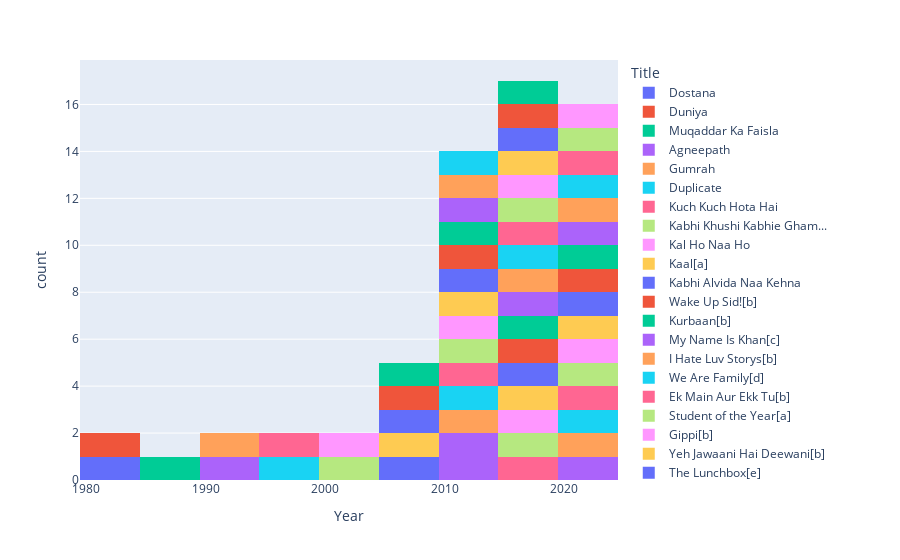

Source (notebook cell):
### Code cell
fig1 = px.histogram(dharma_data, x = 'Year', color = 'Title')
fig1.show()

### Figure 1 — Plotly figure (JSON) as saved in the notebook; plotly's stock layout.template omitted (floating-point values rounded to 4 significant figures)
{"data": [{"alignmentgroup": "True", "bingroup": "x", "hovertemplate": "Title=Dostana<br>Year=%{x}<br>count=%{y}<extra></extra>", "legendgroup": "Dostana", "marker": {"color": "#636efa", "pattern": {"shape": ""}}, "name": "Dostana", "offsetgroup": "Dostana", "orientation": "v", "showlegend": true, "type": "histogram", "x": [1980, 2008], "xaxis": "x", "yaxis": "y"}, {"alignmentgroup": "True", "bingroup": "x", "hovertemplate": "Title=Duniya<br>Year=%{x}<br>count=%{y}<extra></extra>", "legendgroup": "Duniya", "marker": {"color": "#EF553B", "pattern": {"shape": ""}}, "name": "Duniya", "offsetgroup": "Duniya", "orientation": "v", "showlegend": true, "type": "histogram", "x": [1984], "xaxis": "x", "yaxis": "y"}, {"alignmentgroup": "True", "bingroup": "x", "hovertemplate": "Title=Muqaddar Ka Faisla<br>Year=%{x}<br>count=%{y}<extra></extra>", "legendgroup": "Muqaddar Ka Faisla", "marker": {"color": "#00cc96", "pattern": {"shape": ""}}, "name": "Muqaddar Ka Faisla", "offsetgroup": "Muqaddar Ka Faisla", "orientation": "v", "showlegend": true, "type": "histogram", "x": [1987], "xaxis": "x", "yaxis": "y"}, {"alignmentgroup": "True", "bingroup": "x", "hovertemplate": "Title=Agneepath<br>Year=%{x}<br>count=%{y}<extra></extra>", "legendgroup": "Agneepath", "marker": {"color": "#ab63fa", "pattern": {"shape": ""}}, "name": "Agneepath", "offsetgroup": "Agneepath", "orientation": "v", "showlegend": true, "type": "histogram", "x": [1990, 2012], "xaxis": "x", "yaxis": "y"}, {"alignmentgroup": "True", "bingroup": "x", "hovertemplate": "Title=Gumrah<br>Year=%{x}<br>count=%{y}<extra></extra>", "legendgroup": "Gumrah", "marker": {"color": "#FFA15A", "pattern": {"shape": ""}}, "name": "Gumrah", "offsetgroup": "Gumrah", "orientation": "v", "showlegend": true, "type": "histogram", "x": [1993], "xaxis": "x", "yaxis": "y"}, {"alignmentgroup": "True", "bingroup": "x", "hovertemplate": "Title=Duplicate<br>Year=%{x}<br>count=%{y}<extra></extra>", "legendgroup": "Duplicate", "marker": {"color": "#19d3f3", "pattern": {"shape": ""}}, "name": "Duplicate", "offsetgroup": "Duplicate", "orientation": "v", "showlegend": true, "type": "histogram", "x": [1998], "xaxis": "x", "yaxis": "y"}, {"alignmentgroup": "True", "bingroup": "x", "hovertemplate": "Title=Kuch Kuch Hota Hai<br>Year=%{x}<br>count=%{y}<extra></extra>", "legendgroup": "Kuch Kuch Hota Hai", "marker": {"color": "#FF6692", "pattern": {"shape": ""}}, "name": "Kuch Kuch Hota Hai", "offsetgroup": "Kuch Kuch Hota Hai", "orientation": "v", "showlegend": true, "type": "histogram", "x": [1998], "xaxis": "x", "yaxis": "y"}, {"alignmentgroup": "True", "bingroup": "x", "hovertemplate": "Title=Kabhi Khushi Kabhie Gham...<br>Year=%{x}<br>count=%{y}<extra></extra>", "legendgroup": "Kabhi Khushi Kabhie Gham...", "marker": {"color": "#B6E880", "pattern": {"shape": ""}}, "name": "Kabhi Khushi Kabhie Gham...", "offsetgroup": "Kabhi Khushi Kabhie Gham...", "orientation": "v", "showlegend": true, "type": "histogram", "x": [2001], "xaxis": "x", "yaxis": "y"}, {"alignmentgroup": "True", "bingroup": "x", "hovertemplate": "Title=Kal Ho Naa Ho<br>Year=%{x}<br>count=%{y}<extra></extra>", "legendgroup": "Kal Ho Naa Ho", "marker": {"color": "#FF97FF", "pattern": {"shape": ""}}, "name": "Kal Ho Naa Ho", "offsetgroup": "Kal Ho Naa Ho", "orientation": "v", "showlegend": true, "type": "histogram", "x": [2003], "xaxis": "x", "yaxis": "y"}, {"alignmentgroup": "True", "bingroup": "x", "hovertemplate": "Title=Kaal[a]<br>Year=%{x}<br>count=%{y}<extra></extra>", "legendgroup": "Kaal[a]", "marker": {"color": "#FECB52", "pattern": {"shape": ""}}, "name": "Kaal[a]", "offsetgroup": "Kaal[a]", "orientation": "v", "showlegend": true, "type": "histogram", "x": [2005], "xaxis": "x", "yaxis": "y"}, {"alignmentgroup": "True", "bingroup": "x", "hovertemplate": "Title=Kabhi Alvida Naa Kehna<br>Year=%{x}<br>count=%{y}<extra></extra>", "legendgroup": "Kabhi Alvida Naa Kehna", "marker": {"color": "#636efa", "pattern": {"shape": ""}}, "name": "Kabhi Alvida Naa Kehna", "offsetgroup": "Kabhi Alvida Naa Kehna", "orientation": "v", "showlegend": true, "type": "histogram", "x": [2006], "xaxis": "x", "yaxis": "y"}, {"alignmentgroup": "True", "bingroup": "x", "hovertemplate": "Title=Wake Up Sid![b]<br>Year=%{x}<br>count=%{y}<extra></extra>", "legendgroup": "Wake Up Sid![b]", "marker": {"color": "#EF553B", "pattern": {"shape": ""}}, "name": "Wake Up Sid![b]", "offsetgroup": "Wake Up Sid![b]", "orientation": "v", "showlegend": true, "type": "histogram", "x": [2009], "xaxis": "x", "yaxis": "y"}, {"alignmentgroup": "True", "bingroup": "x", "hovertemplate": "Title=Kurbaan[b]<br>Year=%{x}<br>count=%{y}<extra></extra>", "legendgroup": "Kurbaan[b]", "marker": {"color": "#00cc96", "pattern": {"shape": ""}}, "name": "Kurbaan[b]", "offsetgroup": "Kurbaan[b]", "orientation": "v", "showlegend": true, "type": "histogram", "x": [2009], "xaxis": "x", "yaxis": "y"}, {"alignmentgroup": "True", "bingroup": "x", "hovertemplate": "Title=My Name Is Khan[c]<br>Year=%{x}<br>count=%{y}<extra></extra>", "legendgroup": "My Name Is Khan[c]", "marker": {"color": "#ab63fa", "pattern": {"shape": ""}}, "name": "My Name Is Khan[c]", "offsetgroup": "My Name Is Khan[c]", "orientation": "v", "showlegend": true, "type": "histogram", "x": [2010], "xaxis": "x", "yaxis": "y"}, {"alignmentgroup": "True", "bingroup": "x", "hovertemplate": "Title=I Hate Luv Storys[b]<br>Year=%{x}<br>count=%{y}<extra></extra>", "legendgroup": "I Hate Luv Storys[b]", "marker": {"color": "#FFA15A", "pattern": {"shape": ""}}, "name": "I Hate Luv Storys[b]", "offsetgroup": "I Hate Luv Storys[b]", "orientation": "v", "showlegend": true, "type": "histogram", "x": [2010], "xaxis": "x", "yaxis": "y"}, {"alignmentgroup": "True", "bingroup": "x", "hovertemplate": "Title=We Are Family[d]<br>Year=%{x}<br>count=%{y}<extra></extra>", "legendgroup": "We Are Family[d]", "marker": {"color": "#19d3f3", "pattern": {"shape": ""}}, "name": "We Are Family[d]", "offsetgroup": "We Are Family[d]", "orientation": "v", "showlegend": true, "type": "histogram", "x": [2010], "xaxis": "x", "yaxis": "y"}, {"alignmentgroup": "True", "bingroup": "x", "hovertemplate": "Title=Ek Main Aur Ekk Tu[b]<br>Year=%{x}<br>count=%{y}<extra></extra>", "legendgroup": "Ek Main Aur Ekk Tu[b]", "marker": {"color": "#FF6692", "pattern": {"shape": ""}}, "name": "Ek Main Aur Ekk Tu[b]", "offsetgroup": "Ek Main Aur Ekk Tu[b]", "orientation": "v", "showlegend": true, "type": "histogram", "x": [2012], "xaxis": "x", "yaxis": "y"}, {"alignmentgroup": "True", "bingroup": "x", "hovertemplate": "Title=Student of the Year[a]<br>Year=%{x}<br>count=%{y}<extra></extra>", "legendgroup": "Student of the Year[a]", "marker": {"color": "#B6E880", "pattern": {"shape": ""}}, "name": "Student of the Year[a]", "offsetgroup": "Student of the Year[a]", "orientation": "v", "showlegend": true, "type": "histogram", "x": [2012], "xaxis": "x", "yaxis": "y"}, {"alignmentgroup": "True", "bingroup": "x", "hovertemplate": "Title=Gippi[b]<br>Year=%{x}<br>count=%{y}<extra></extra>", "legendgroup": "Gippi[b]", "marker": {"color": "#FF97FF", "pattern": {"shape": ""}}, "name": "Gippi[b]", "offsetgroup": "Gippi[b]", "orientation": "v", "showlegend": true, "type": "histogram", "x": [2013], "xaxis": "x", "yaxis": "y"}, {"alignmentgroup": "True", "bingroup": "x", "hovertemplate": "Title=Yeh Jawaani Hai Deewani[b]<br>Year=%{x}<br>count=%{y}<extra></extra>", "legendgroup": "Yeh Jawaani Hai Deewani[b]", "marker": {"color": "#FECB52", "pattern": {"shape": ""}}, "name": "Yeh Jawaani Hai Deewani[b]", "offsetgroup": "Yeh Jawaani Hai Deewani[b]", "orientation": "v", "showlegend": true, "type": "histogram", "x": [2013], "xaxis": "x", "yaxis": "y"}, {"alignmentgroup": "True", "bingroup": "x", "hovertemplate": "Title=The Lunchbox[e]<br>Year=%{x}<br>count=%{y}<extra></extra>", "legendgroup": "The Lunchbox[e]", "marker": {"color": "#636efa", "pattern": {"shape": ""}}, "name": "The Lunchbox[e]", "offsetgroup": "The Lunchbox[e]", "orientation": "v", "showlegend": true, "type": "histogram", "x": [2013], "xaxis": "x", "yaxis": "y"}, {"alignmentgroup": "True", "bingroup": "x", "hovertemplate": "Title=Gori Tere Pyaar Mein<br>Year=%{x}<br>count=%{y}<extra></extra>", "legendgroup": "Gori Tere Pyaar Mein", "marker": {"color": "#EF553B", "pattern": {"shape": ""}}, "name": "Gori Tere Pyaar Mein", "offsetgroup": "Gori Tere Pyaar Mein", "orientation": "v", "showlegend": true, "type": "histogram", "x": [2013], "xaxis": "x", "yaxis": "y"}, {"alignmentgroup": "True", "bingroup": "x", "hovertemplate": "Title=Hasee Toh Phasee[f]<br>Year=%{x}<br>count=%{y}<extra></extra>", "legendgroup": "Hasee Toh Phasee[f]", "marker": {"color": "#00cc96", "pattern": {"shape": ""}}, "name": "Hasee Toh Phasee[f]", "offsetgroup": "Hasee Toh Phasee[f]", "orientation": "v", "showlegend": true, "type": "histogram", "x": [2014], "xaxis": "x", "yaxis": "y"}, {"alignmentgroup": "True", "bingroup": "x", "hovertemplate": "Title=2 States[g]<br>Year=%{x}<br>count=%{y}<extra></extra>", "legendgroup": "2 States[g]", "marker": {"color": "#ab63fa", "pattern": {"shape": ""}}, "name": "2 States[g]", "offsetgroup": "2 States[g]", "orientation": "v", "showlegend": true, "type": "histogram", "x": [2014], "xaxis": "x", "yaxis": "y"}, {"alignmentgroup": "True", "bingroup": "x", "hovertemplate": "Title=Humpty Sharma Ki Dulhania<br>Year=%{x}<br>count=%{y}<extra></extra>", "legendgroup": "Humpty Sharma Ki Dulhania", "marker": {"color": "#FFA15A", "pattern": {"shape": ""}}, "name": "Humpty Sharma Ki Dulhania", "offsetgroup": "Humpty Sharma Ki Dulhania", "orientation": "v", "showlegend": true, "type": "histogram", "x": [2014], "xaxis": "x", "yaxis": "y"}, {"alignmentgroup": "True", "bingroup": "x", "hovertemplate": "Title=Ungli<br>Year=%{x}<br>count=%{y}<extra></extra>", "legendgroup": "Ungli", "marker": {"color": "#19d3f3", "pattern": {"shape": ""}}, "name": "Ungli", "offsetgroup": "Ungli", "orientation": "v", "showlegend": true, "type": "histogram", "x": [2014], "xaxis": "x", "yaxis": "y"}, {"alignmentgroup": "True", "bingroup": "x", "hovertemplate": "Title=Brothers[h]<br>Year=%{x}<br>count=%{y}<extra></extra>", "legendgroup": "Brothers[h]", "marker": {"color": "#FF6692", "pattern": {"shape": ""}}, "name": "Brothers[h]", "offsetgroup": "Brothers[h]", "orientation": "v", "showlegend": true, "type": "histogram", "x": [2015], "xaxis": "x", "yaxis": "y"}, {"alignmentgroup": "True", "bingroup": "x", "hovertemplate": "Title=Shaandaar[f]<br>Year=%{x}<br>count=%{y}<extra></extra>", "legendgroup": "Shaandaar[f]", "marker": {"color": "#B6E880", "pattern": {"shape": ""}}, "name": "Shaandaar[f]", "offsetgroup": "Shaandaar[f]", "orientation": "v", "showlegend": true, "type": "histogram", "x": [2015], "xaxis": "x", "yaxis": "y"}, {"alignmentgroup": "True", "bingroup": "x", "hovertemplate": "Title=Kapoor & Sons[i]<br>Year=%{x}<br>count=%{y}<extra></extra>", "legendgroup": "Kapoor & Sons[i]", "marker": {"color": "#FF97FF", "pattern": {"shape": ""}}, "name": "Kapoor & Sons[i]", "offsetgroup": "Kapoor & Sons[i]", "orientation": "v", "showlegend": true, "type": "histogram", "x": [2016], "xaxis": "x", "yaxis": "y"}, {"alignmentgroup": "True", "bingroup": "x", "hovertemplate": "Title=Baar Baar Dekho[j]<br>Year=%{x}<br>count=%{y}<extra></extra>", "legendgroup": "Baar Baar Dekho[j]", "marker": {"color": "#FECB52", "pattern": {"shape": ""}}, "name": "Baar Baar Dekho[j]", "offsetgroup": "Baar Baar Dekho[j]", "orientation": "v", "showlegend": true, "type": "histogram", "x": [2016], "xaxis": "x", "yaxis": "y"}, {"alignmentgroup": "True", "bingroup": "x", "hovertemplate": "Title=Ae Dil Hai Mushkil[i]<br>Year=%{x}<br>count=%{y}<extra></extra>", "legendgroup": "Ae Dil Hai Mushkil[i]", "marker": {"color": "#636efa", "pattern": {"shape": ""}}, "name": "Ae Dil Hai Mushkil[i]", "offsetgroup": "Ae Dil Hai Mushkil[i]", "orientation": "v", "showlegend": true, "type": "histogram", "x": [2016], "xaxis": "x", "yaxis": "y"}, {"alignmentgroup": "True", "bingroup": "x", "hovertemplate": "Title=Dear Zindagi[k]<br>Year=%{x}<br>count=%{y}<extra></extra>", "legendgroup": "Dear Zindagi[k]", "marker": {"color": "#EF553B", "pattern": {"shape": ""}}, "name": "Dear Zindagi[k]", "offsetgroup": "Dear Zindagi[k]", "orientation": "v", "showlegend": true, "type": "histogram", "x": [2016], "xaxis": "x", "yaxis": "y"}, {"alignmentgroup": "True", "bingroup": "x", "hovertemplate": "Title=Ok Jaanu[l]<br>Year=%{x}<br>count=%{y}<extra></extra>", "legendgroup": "Ok Jaanu[l]", "marker": {"color": "#00cc96", "pattern": {"shape": ""}}, "name": "Ok Jaanu[l]", "offsetgroup": "Ok Jaanu[l]", "orientation": "v", "showlegend": true, "type": "histogram", "x": [2017], "xaxis": "x", "yaxis": "y"}, {"alignmentgroup": "True", "bingroup": "x", "hovertemplate": "Title=Badrinath Ki Dulhania[i]<br>Year=%{x}<br>count=%{y}<extra></extra>", "legendgroup": "Badrinath Ki Dulhania[i]", "marker": {"color": "#ab63fa", "pattern": {"shape": ""}}, "name": "Badrinath Ki Dulhania[i]", "offsetgroup": "Badrinath Ki Dulhania[i]", "orientation": "v", "showlegend": true, "type": "histogram", "x": [2017], "xaxis": "x", "yaxis": "y"}, {"alignmentgroup": "True", "bingroup": "x", "hovertemplate": "Title=Ittefaq[m]<br>Year=%{x}<br>count=%{y}<extra></extra>", "legendgroup": "Ittefaq[m]", "marker": {"color": "#FFA15A", "pattern": {"shape": ""}}, "name": "Ittefaq[m]", "offsetgroup": "Ittefaq[m]", "orientation": "v", "showlegend": true, "type": "histogram", "x": [2017], "xaxis": "x", "yaxis": "y"}, {"alignmentgroup": "True", "bingroup": "x", "hovertemplate": "Title=Raazi[n]<br>Year=%{x}<br>count=%{y}<extra></extra>", "legendgroup": "Raazi[n]", "marker": {"color": "#19d3f3", "pattern": {"shape": ""}}, "name": "Raazi[n]", "offsetgroup": "Raazi[n]", "orientation": "v", "showlegend": true, "type": "histogram", "x": [2018], "xaxis": "x", "yaxis": "y"}, {"alignmentgroup": "True", "bingroup": "x", "hovertemplate": "Title=Dhadak[o]<br>Year=%{x}<br>count=%{y}<extra></extra>", "legendgroup": "Dhadak[o]", "marker": {"color": "#FF6692", "pattern": {"shape": ""}}, "name": "Dhadak[o]", "offsetgroup": "Dhadak[o]", "orientation": "v", "showlegend": true, "type": "histogram", "x": [2018], "xaxis": "x", "yaxis": "y"}, {"alignmentgroup": "True", "bingroup": "x", "hovertemplate": "Title=Simmba[p]<br>Year=%{x}<br>count=%{y}<extra></extra>", "legendgroup": "Simmba[p]", "marker": {"color": "#B6E880", "pattern": {"shape": ""}}, "name": "Simmba[p]", "offsetgroup": "Simmba[p]", "orientation": "v", "showlegend": true, "type": "histogram", "x": [2018], "xaxis": "x", "yaxis": "y"}, {"alignmentgroup": "True", "bingroup": "x", "hovertemplate": "Title=Kesari[q]<br>Year=%{x}<br>count=%{y}<extra></extra>", "legendgroup": "Kesari[q]", "marker": {"color": "#FF97FF", "pattern": {"shape": ""}}, "name": "Kesari[q]", "offsetgroup": "Kesari[q]", "orientation": "v", "showlegend": true, "type": "histogram", "x": [2019], "xaxis": "x", "yaxis": "y"}, {"alignmentgroup": "True", "bingroup": "x", "hovertemplate": "Title=Kalank[r]<br>Year=%{x}<br>count=%{y}<extra></extra>", "legendgroup": "Kalank[r]", "marker": {"color": "#FECB52", "pattern": {"shape": ""}}, "name": "Kalank[r]", "offsetgroup": "Kalank[r]", "orientation": "v", "showlegend": true, "type": "histogram", "x": [2019], "xaxis": "x", "yaxis": "y"}, {"alignmentgroup": "True", "bingroup": "x", "hovertemplate": "Title=Student of the Year 2 [i]<br>Year=%{x}<br>count=%{y}<extra></extra>", "legendgroup": "Student of the Year 2 [i]", "marker": {"color": "#636efa", "pattern": {"shape": ""}}, "name": "Student of the Year 2 [i]", "offsetgroup": "Student of the Year 2 [i]", "orientation": "v", "showlegend": true, "type": "histogram", "x": [2019], "xaxis": "x", "yaxis": "y"}, {"alignmentgroup": "True", "bingroup": "x", "hovertemplate": "Title=Drive [s]<br>Year=%{x}<br>count=%{y}<extra></extra>", "legendgroup": "Drive [s]", "marker": {"color": "#EF553B", "pattern": {"shape": ""}}, "name": "Drive [s]", "offsetgroup": "Drive [s]", "orientation": "v", "showlegend": true, "type": "histogram", "x": [2019], "xaxis": "x", "yaxis": "y"}, {"alignmentgroup": "True", "bingroup": "x", "hovertemplate": "Title=Good Newwz[t]<br>Year=%{x}<br>count=%{y}<extra></extra>", "legendgroup": "Good Newwz[t]", "marker": {"color": "#00cc96", "pattern": {"shape": ""}}, "name": "Good Newwz[t]", "offsetgroup": "Good Newwz[t]", "orientation": "v", "showlegend": true, "type": "histogram", "x": [2019], "xaxis": "x", "yaxis": "y"}, {"alignmentgroup": "True", "bingroup": "x", "hovertemplate": "Title=Bhoot – Part One: The Haunted Ship[o]<br>Year=%{x}<br>count=%{y}<extra></extra>", "legendgroup": "Bhoot – Part One: The Haunted Ship[o]", "marker": {"color": "#ab63fa", "pattern": {"shape": ""}}, "name": "Bhoot – Part One: The Haunted Ship[o]", "offsetgroup": "Bhoot – Part One: The Haunted Ship[o]", "orientation": "v", "showlegend": true, "type": "histogram", "x": [2020], "xaxis": "x", "yaxis": "y"}, {"alignmentgroup": "True", "bingroup": "x", "hovertemplate": "Title=Gunjan Saxena: The Kargil Girl[o][s]<br>Year=%{x}<br>count=%{y}<extra></extra>", "legendgroup": "Gunjan Saxena: The Kargil Girl[o][s]", "marker": {"color": "#FFA15A", "pattern": {"shape": ""}}, "name": "Gunjan Saxena: The Kargil Girl[o][s]", "offsetgroup": "Gunjan Saxena: The Kargil Girl[o][s]", "orientation": "v", "showlegend": true, "type": "histogram", "x": [2020], "xaxis": "x", "yaxis": "y"}, {"alignmentgroup": "True", "bingroup": "x", "hovertemplate": "Title=Shershaah[u][v]<br>Year=%{x}<br>count=%{y}<extra></extra>", "legendgroup": "Shershaah[u][v]", "marker": {"color": "#19d3f3", "pattern": {"shape": ""}}, "name": "Shershaah[u][v]", "offsetgroup": "Shershaah[u][v]", "orientation": "v", "showlegend": true, "type": "histogram", "x": [2021], "xaxis": "x", "yaxis": "y"}, {"alignmentgroup": "True", "bingroup": "x", "hovertemplate": "Title=Sooryavanshi[w]<br>Year=%{x}<br>count=%{y}<extra></extra>", "legendgroup": "Sooryavanshi[w]", "marker": {"color": "#FF6692", "pattern": {"shape": ""}}, "name": "Sooryavanshi[w]", "offsetgroup": "Sooryavanshi[w]", "orientation": "v", "showlegend": true, "type": "histogram", "x": [2021], "xaxis": "x", "yaxis": "y"}, {"alignmentgroup": "True", "bingroup": "x", "hovertemplate": "Title=Gehraiyaan[x][v]<br>Year=%{x}<br>count=%{y}<extra></extra>", "legendgroup": "Gehraiyaan[x][v]", "marker": {"color": "#B6E880", "pattern": {"shape": ""}}, "name": "Gehraiyaan[x][v]", "offsetgroup": "Gehraiyaan[x][v]", "orientation": "v", "showlegend": true, "type": "histogram", "x": [2022], "xaxis": "x", "yaxis": "y"}, {"alignmentgroup": "True", "bingroup": "x", "hovertemplate": "Title=Govinda Naam Mera<br>Year=%{x}<br>count=%{y}<extra></extra>", "legendgroup": "Govinda Naam Mera", "marker": {"color": "#FF97FF", "pattern": {"shape": ""}}, "name": "Govinda Naam Mera", "offsetgroup": "Govinda Naam Mera", "orientation": "v", "showlegend": true, "type": "histogram", "x": [2022], "xaxis": "x", "yaxis": "y"}, {"alignmentgroup": "True", "bingroup": "x", "hovertemplate": "Title=Jugjugg Jeeyo<br>Year=%{x}<br>count=%{y}<extra></extra>", "legendgroup": "Jugjugg Jeeyo", "marker": {"color": "#FECB52", "pattern": {"shape": ""}}, "name": "Jugjugg Jeeyo", "offsetgroup": "Jugjugg Jeeyo", "orientation": "v", "showlegend": true, "type": "histogram", "x": [2022], "xaxis": "x", "yaxis": "y"}, {"alignmentgroup": "True", "bingroup": "x", "hovertemplate": "Title=Liger<br>Year=%{x}<br>count=%{y}<extra></extra>", "legendgroup": "Liger", "marker": {"color": "#636efa", "pattern": {"shape": ""}}, "name": "Liger", "offsetgroup": "Liger", "orientation": "v", "showlegend": true, "type": "histogram", "x": [2022], "xaxis": "x", "yaxis": "y"}, {"alignmentgroup": "True", "bingroup": "x", "hovertemplate": "Title=Brahmastra<br>Year=%{x}<br>count=%{y}<extra></extra>", "legendgroup": "Brahmastra", "marker": {"color": "#EF553B", "pattern": {"shape": ""}}, "name": "Brahmastra", "offsetgroup": "Brahmastra", "orientation": "v", "showlegend": true, "type": "histogram", "x": [2022], "xaxis": "x", "yaxis": "y"}, {"alignmentgroup": "True", "bingroup": "x", "hovertemplate": "Title=Mr And Mrs Mahi<br>Year=%{x}<br>count=%{y}<extra></extra>", "legendgroup": "Mr And Mrs Mahi", "marker": {"color": "#00cc96", "pattern": {"shape": ""}}, "name": "Mr And Mrs Mahi", "offsetgroup": "Mr And Mrs Mahi", "orientation": "v", "showlegend": true, "type": "histogram", "x": [2022], "xaxis": "x", "yaxis": "y"}, {"alignmentgroup": "True", "bingroup": "x", "hovertemplate": "Title=Yodha<br>Year=%{x}<br>count=%{y}<extra></extra>", "legendgroup": "Yodha", "marker": {"color": "#ab63fa", "pattern": {"shape": ""}}, "name": "Yodha", "offsetgroup": "Yodha", "orientation": "v", "showlegend": true, "type": "histogram", "x": [2022], "xaxis": "x", "yaxis": "y"}, {"alignmentgroup": "True", "bingroup": "x", "hovertemplate": "Title=Dostana 2<br>Year=%{x}<br>count=%{y}<extra></extra>", "legendgroup": "Dostana 2", "marker": {"color": "#FFA15A", "pattern": {"shape": ""}}, "name": "Dostana 2", "offsetgroup": "Dostana 2", "orientation": "v", "showlegend": true, "type": "histogram", "x": [2022], "xaxis": "x", "yaxis": "y"}, {"alignmentgroup": "True", "bingroup": "x", "hovertemplate": "Title=Bedhadak<br>Year=%{x}<br>count=%{y}<extra></extra>", "legendgroup": "Bedhadak", "marker": {"color": "#19d3f3", "pattern": {"shape": ""}}, "name": "Bedhadak", "offsetgroup": "Bedhadak", "orientation": "v", "showlegend": true, "type": "histogram", "x": [2022], "xaxis": "x", "yaxis": "y"}, {"alignmentgroup": "True", "bingroup": "x", "hovertemplate": "Title=Rocky Aur Rani Ki Prem Kahani<br>Year=%{x}<br>count=%{y}<extra></extra>", "legendgroup": "Rocky Aur Rani Ki Prem Kahani", "marker": {"color": "#FF6692", "pattern": {"shape": ""}}, "name": "Rocky Aur Rani Ki Prem Kahani", "offsetgroup": "Rocky Aur Rani Ki Prem Kahani", "orientation": "v", "showlegend": true, "type": "histogram", "x": [2023], "xaxis": "x", "yaxis": "y"}, {"alignmentgroup": "True", "bingroup": "x", "hovertemplate": "Title=Anand Tiwari's untitled next<br>Year=%{x}<br>count=%{y}<extra></extra>", "legendgroup": "Anand Tiwari's untitled next", "marker": {"color": "#B6E880", "pattern": {"shape": ""}}, "name": "Anand Tiwari's untitled next", "offsetgroup": "Anand Tiwari's untitled next", "orientation": "v", "showlegend": true, "type": "histogram", "x": [2023], "xaxis": "x", "yaxis": "y"}, {"alignmentgroup": "True", "bingroup": "x", "hovertemplate": "Title=Selfiee<br>Year=%{x}<br>count=%{y}<extra></extra>", "legendgroup": "Selfiee", "marker": {"color": "#FF97FF", "pattern": {"shape": ""}}, "name": "Selfiee", "offsetgroup": "Selfiee", "orientation": "v", "showlegend": true, "type": "histogram", "x": [2023], "xaxis": "x", "yaxis": "y"}], "layout": {"barmode": "relative", "legend": {"title": {"text": "Title"}, "tracegroupgap": 0}, "margin": {"t": 60}, "xaxis": {"anchor": "y", "domain": [0, 1], "title": {"text": "Year"}}, "yaxis": {"anchor": "x", "domain": [0, 1], "title": {"text": "count"}}}}
